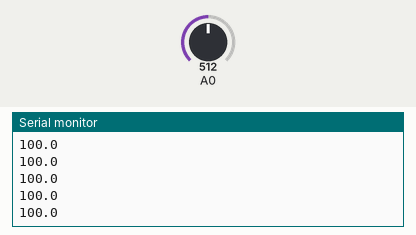
Bench run of a sketch on a simulated Arduino Uno, built with avr-gcc and run on an emulated ATmega328P. Parts: the last lines printed to the serial monitor. Inputs (shaded band) come from the test bench; at power-on: A0 = 512.

Above: at 1.2 s.
1.3 s: A0 set to 122
At 2.2 s:
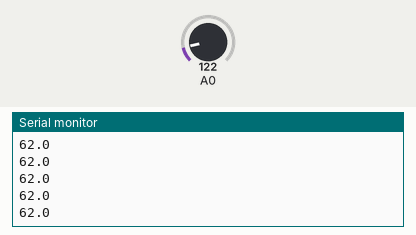
2.8 s: A0 set to 0
At 3.6 s:
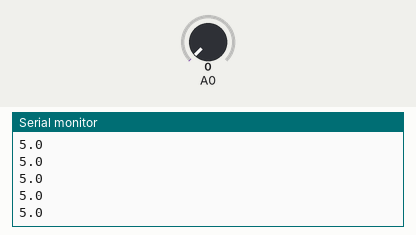
Timing chart, 0 to 5.8 s (numbered marks = the images above; inputs shaded):
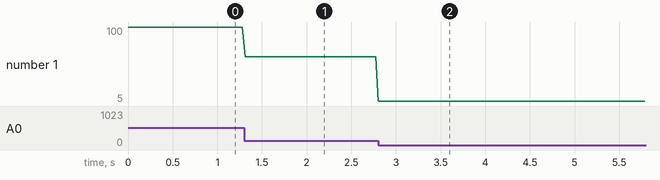

The sketch:

sensor_sender.ino
```cpp
// Sends ONE numeric distance per line for the existing flower sketch.
// Requires course analog-output sensor, NOT HC-SR04.
void setup() {
  Serial.begin(9600);
}
void loop() {
  float cm = analogRead(A0) * 520.0 / 1023.0;
  Serial.println(constrain(cm, 5.0, 100.0), 1);
  delay(30);
}
```

Measured:
- after the input at 1.3 s, the serial monitor: prints a new line at once (image 1)
- after the input at 2.8 s, the serial monitor: prints a new line at once (image 2)
- plotted number 1: 100 → 62 after the input at 1.3 s, 62 → 5 after the input at 2.8 s
